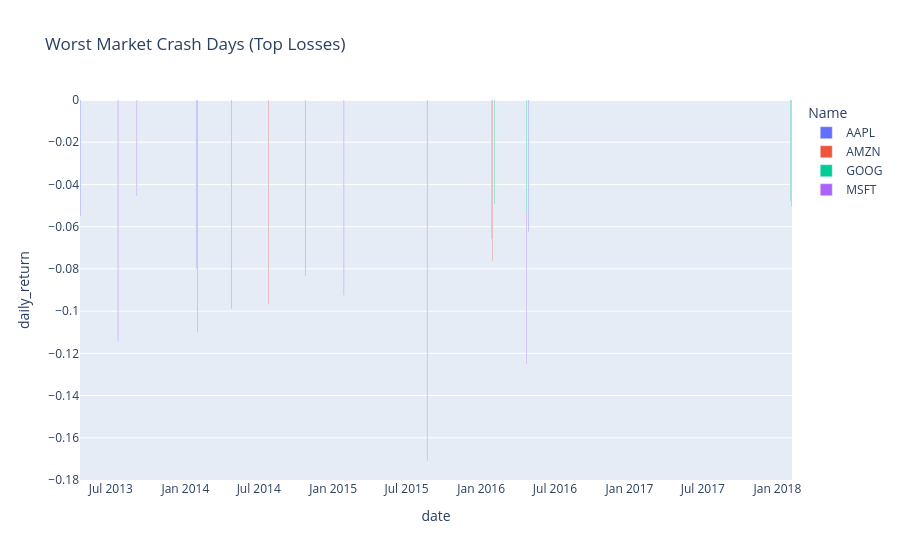

The code cell stored with this chart in its notebook:
### Code cell
fig = px.bar(
    worst_days,
    x="date",
    y="daily_return",
    color="Name",
    title="Worst Market Crash Days (Top Losses)"
)

fig.show()

### Figure 1 — Plotly figure (JSON) as saved in the notebook; plotly's stock layout.template omitted (floating-point values rounded to 4 significant figures)
{"data": [{"alignmentgroup": "True", "hovertemplate": "Name=AAPL<br>date=%{x}<br>daily_return=%{y}<extra></extra>", "legendgroup": "AAPL", "marker": {"color": "#636efa", "pattern": {"shape": ""}}, "name": "AAPL", "offsetgroup": "AAPL", "orientation": "v", "showlegend": true, "textposition": "auto", "type": "bar", "x": ["2014-01-28T00:00:00", "2016-01-27T00:00:00", "2016-04-27T00:00:00", "2015-08-21T00:00:00", "2013-04-17T00:00:00"], "xaxis": "x", "y": [-0.07993, -0.06571, -0.06258, -0.06116, -0.05499], "yaxis": "y"}, {"alignmentgroup": "True", "hovertemplate": "Name=AMZN<br>date=%{x}<br>daily_return=%{y}<extra></extra>", "legendgroup": "AMZN", "marker": {"color": "#EF553B", "pattern": {"shape": ""}}, "name": "AMZN", "offsetgroup": "AMZN", "orientation": "v", "showlegend": true, "textposition": "auto", "type": "bar", "x": ["2014-01-31T00:00:00", "2014-04-25T00:00:00", "2014-07-25T00:00:00", "2014-10-24T00:00:00", "2016-01-29T00:00:00"], "xaxis": "x", "y": [-0.11, -0.09883, -0.09648, -0.0834, -0.0761], "yaxis": "y"}, {"alignmentgroup": "True", "hovertemplate": "Name=GOOG<br>date=%{x}<br>daily_return=%{y}<extra></extra>", "legendgroup": "GOOG", "marker": {"color": "#00cc96", "pattern": {"shape": ""}}, "name": "GOOG", "offsetgroup": "GOOG", "orientation": "v", "showlegend": true, "textposition": "auto", "type": "bar", "x": ["2016-04-22T00:00:00", "2015-08-21T00:00:00", "2018-02-05T00:00:00", "2016-02-03T00:00:00", "2018-02-02T00:00:00"], "xaxis": "x", "y": [-0.05318, -0.05311, -0.05045, -0.0493, -0.04779], "yaxis": "y"}, {"alignmentgroup": "True", "hovertemplate": "Name=MSFT<br>date=%{x}<br>daily_return=%{y}<extra></extra>", "legendgroup": "MSFT", "marker": {"color": "#ab63fa", "pattern": {"shape": ""}}, "name": "MSFT", "offsetgroup": "MSFT", "orientation": "v", "showlegend": true, "textposition": "auto", "type": "bar", "x": ["2013-07-19T00:00:00", "2015-01-27T00:00:00", "2016-04-22T00:00:00", "2015-08-21T00:00:00", "2013-09-03T00:00:00"], "xaxis": "x", "y": [-0.114, -0.09253, -0.07171, -0.05672, -0.04551], "yaxis": "y"}], "layout": {"barmode": "relative", "legend": {"title": {"text": "Name"}, "tracegroupgap": 0}, "title": {"text": "Worst Market Crash Days (Top Losses)"}, "xaxis": {"anchor": "y", "domain": [0, 1], "title": {"text": "date"}}, "yaxis": {"anchor": "x", "domain": [0, 1], "title": {"text": "daily_return"}}}}
